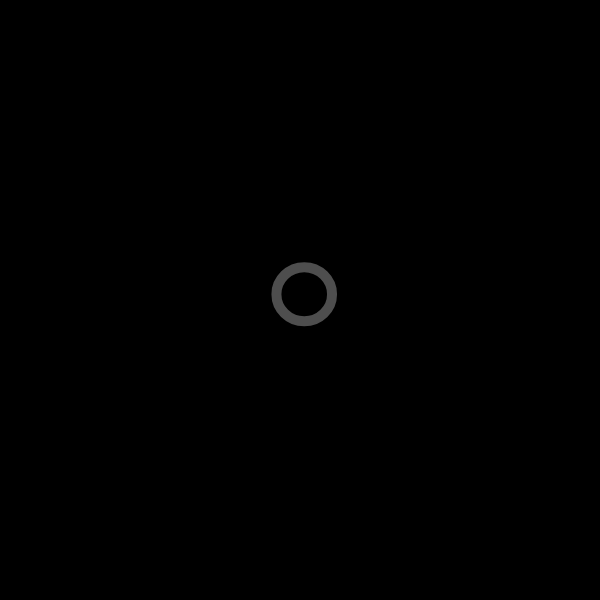
Frame 1 (no input)
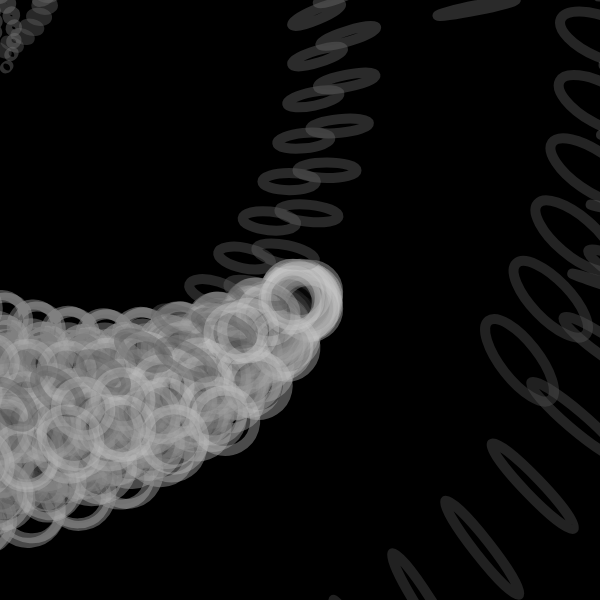
Frame 60 (no input)
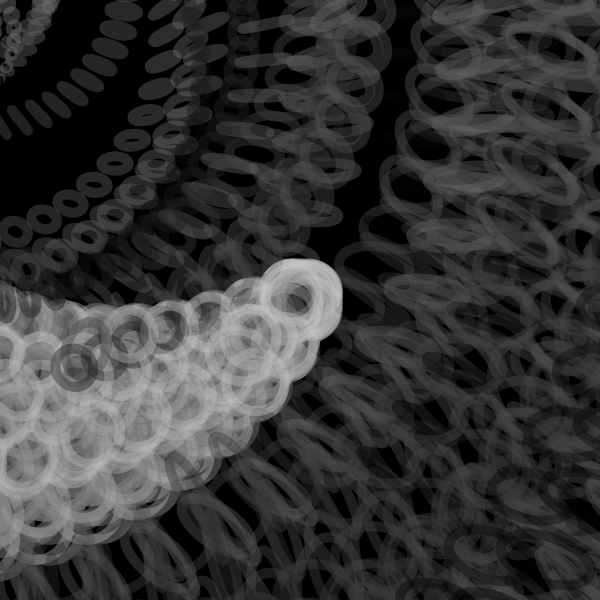
Frame 120 (the mouse pressed at the canvas centre since frame 60)

The p5.js sketch that drew these frames (run headless with seeded random() and noise() and a simulated clock; from frame 60 on, the mouse is pressed at the canvas centre):

// p5.js sketch
// ── sketch.js
//Based off the particle system example on p5.js
//https://p5js.org/examples/simulate-particle-system.html 

//Nina Lutz, Jan 1 2021
let system;

function setup() {
  var canvas;
  if(windowWidth>=600 && windowHeight >=600){
    canvas = createCanvas(600, 600);
  }
  else{
    canvas = createCanvas(windowWidth, windowHeight - 100);
  }
  system = new ParticleSystem(createVector(width/2, height/2));

  var x = (windowWidth - width) / 2;
  var y = (windowHeight - height) / 2;

  canvas.position(x, y);
  background(0)

}

function draw() {
  background(0, 1);
  system.addParticle();
  frameRate(20)
  system.run();
  fill(255);
}

// A simple Particle class
let Particle = function(position) {
  this.acceleration = createVector(-0.05, 0.05);
  this.velocity = createVector(random(-10, 10), random(-10, 10));
  this.position = position.copy();
  this.lifespan = 200;
  this.size = random(20, 200);
};

Particle.prototype.run = function() {
  this.update();
  this.display();
};

// Method to update position
Particle.prototype.update = function(){
  this.velocity.add(this.acceleration);
  this.position.add(this.velocity);
  this.lifespan -= 2;
};

// Method to display
Particle.prototype.display = function() {
  stroke(this.lifespan, 100);
  strokeWeight(10);
  fill(0, 20)
  ellipse(this.position.x, this.position.y, map(this.position.x, 0, width, 10, 100), map(this.position.y, 0, height, 10, 100));
  rotate(tan(.1), tan(20))
};

// Is the particle still useful?
Particle.prototype.isDead = function(){
  return this.lifespan < 0;
};

let ParticleSystem = function(position) {
  this.origin = position.copy();
  this.particles = [];
};

ParticleSystem.prototype.addParticle = function() {
  this.particles.push(new Particle(this.origin));
};

ParticleSystem.prototype.run = function() {
  for (let i = this.particles.length-1; i >= 0; i--) {
    let p = this.particles[i];
    p.run();
    if (p.isDead()) {
      this.particles.splice(i, 1);
    }
  }
};
